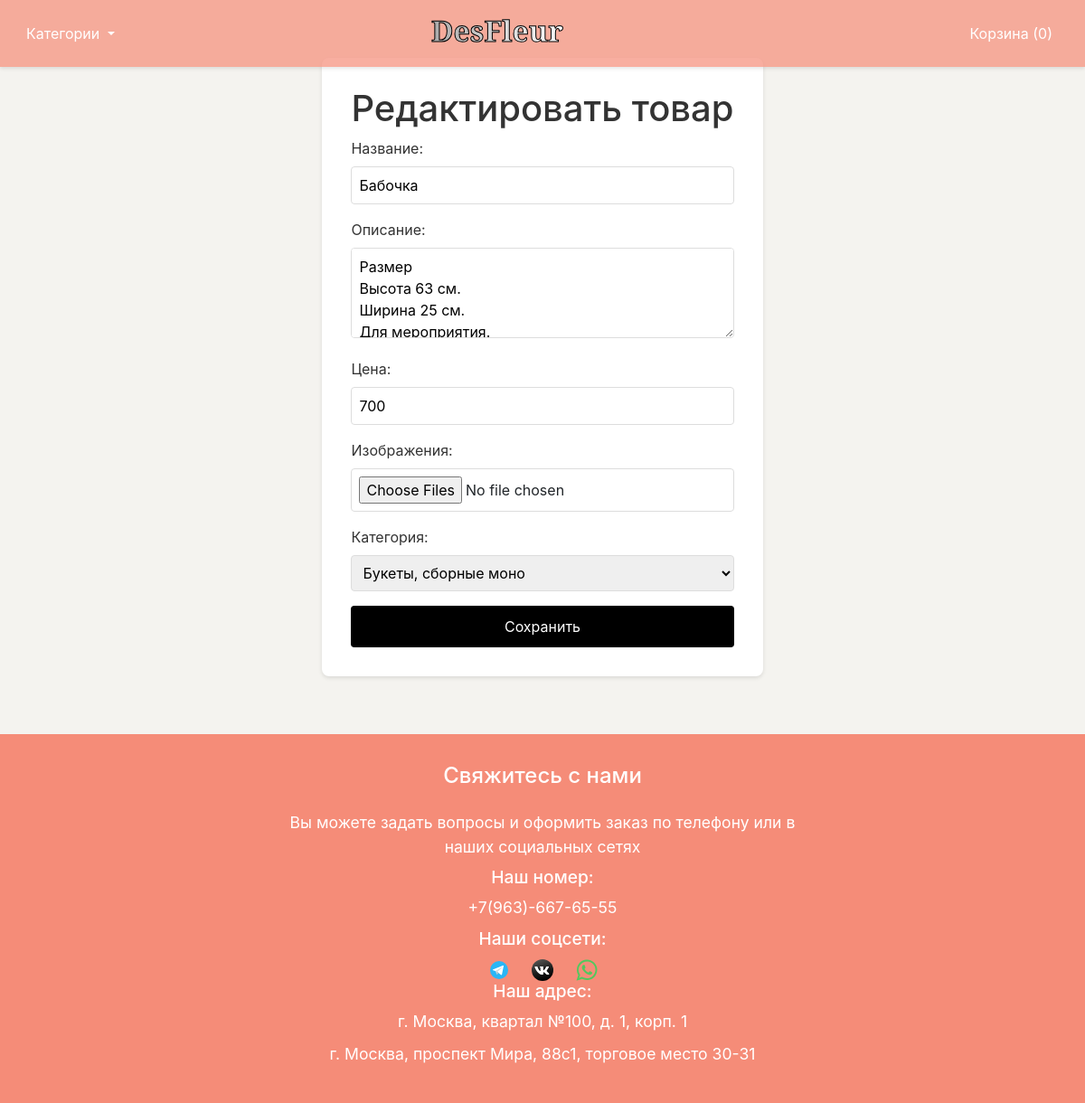
The page /edit_flower/13 (signed in) on the database as committed earlier.
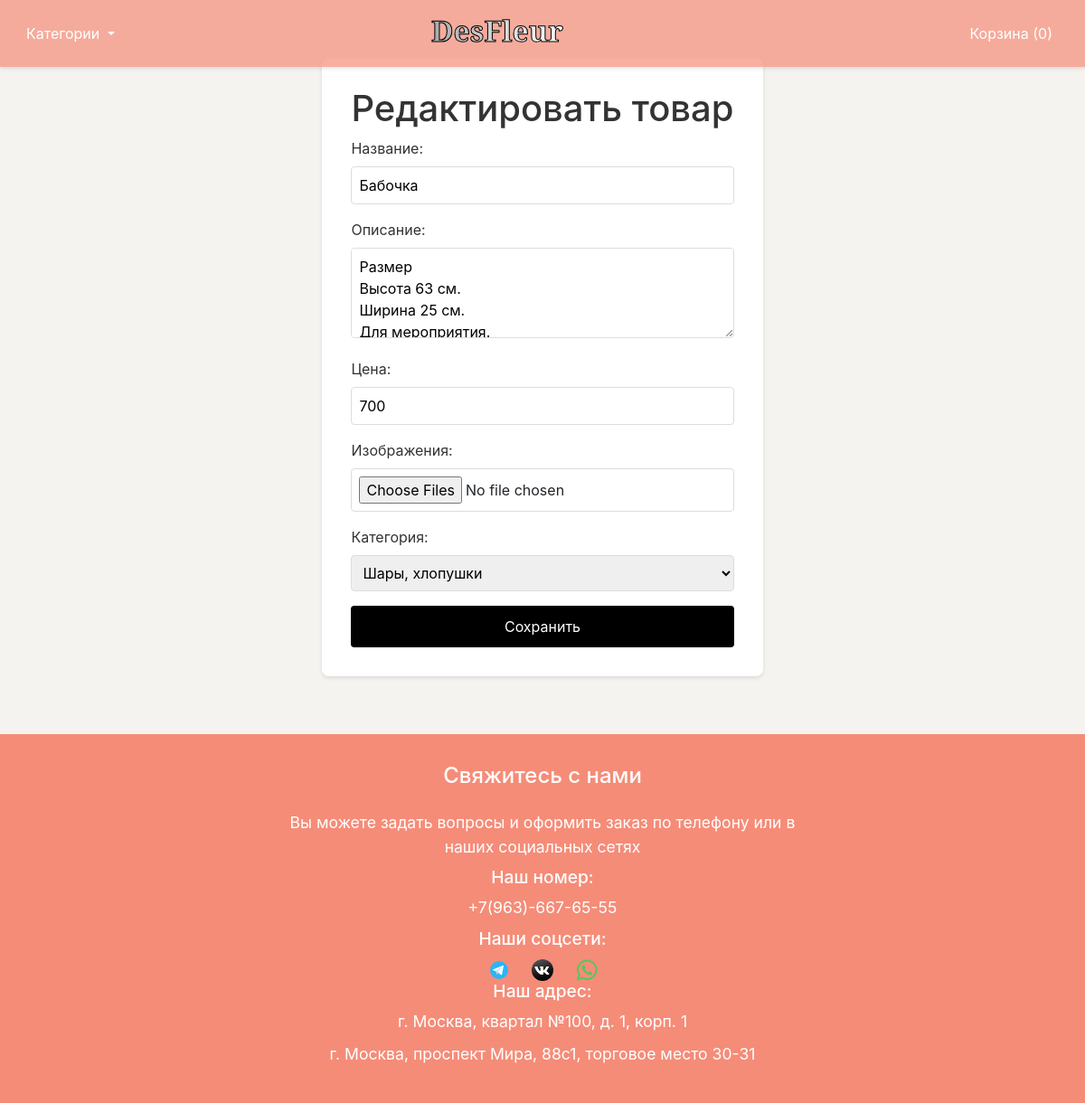
The same page on the database as committed later.
### tables this page shows
CREATE TABLE flowers (id INTEGER PRIMARY KEY AUTOINCREMENT, name TEXT NOT NULL, description TEXT, price INTEGER NOT NULL, image_paths TEXT, category TEXT NOT NULL);

### app.py (the view, shortened to what this page needs)
@app.route('/edit_flower/<int:flower_id>', methods=['GET', 'POST'])
def edit_flower(flower_id):
    if not session.get('admin'):
        return redirect(url_for('admin'))
    flower = models.get_flower(flower_id)
    return render_template('edit_flower.html', flower=flower, categories=CATEGORIES)

### models.py (called while the page is built)
def get_flower(flower_id):
    conn = sqlite3.connect('flowers.db')
    c = conn.cursor()
    c.execute('SELECT * FROM flowers WHERE id = ?', (flower_id,))
    flower = c.fetchone()
    conn.close()
    return flower

### templates/edit_flower.html
{% extends 'base.html' %}
{% block content %}
<div class="add-flower-container">
    <h1>Редактировать товар</h1>
    <form method="POST" enctype="multipart/form-data">
        <div class="form-group">
            <label for="name">Название:</label>
            <input type="text" id="name" name="name" value="{{ flower[1] }}" required class="form-input">
        </div>
        <div class="form-group">
            <label for="description">Описание:</label>
            <textarea id="description" name="description" class="form-textarea">{{ flower[2] }}</textarea>
        </div>
        <div class="form-group">
            <label for="price">Цена:</label>
            <input type="number" id="price" name="price" value="{{ flower[3] }}" step="0.01" required class="form-input">
        </div>
        <div class="form-group">
            <label for="image">Изображения:</label>
            <input type="file" id="image" name="image" class="form-input" multiple>
        </div>
        <div class="form-group">
            <label for="category">Категория:</label>
            <select id="category" name="category" required class="form-input">
                {% for category in categories %}
                <option value="{{ category }}" {% if category == flower[5] %}selected{% endif %}>{{ category }}</option>
                {% endfor %}
            </select>
        </div>
        <button type="submit" class="form-button">Сохранить</button>
    </form>
</div>
{% endblock %}

Rows that differ between the two databases and show on the page:
changed flowers "Бабочка": category (not shown) → "Шары, хлопушки"
Other text that changed with them:
form field category: "Букеты, сборные моно" → (not shown)
